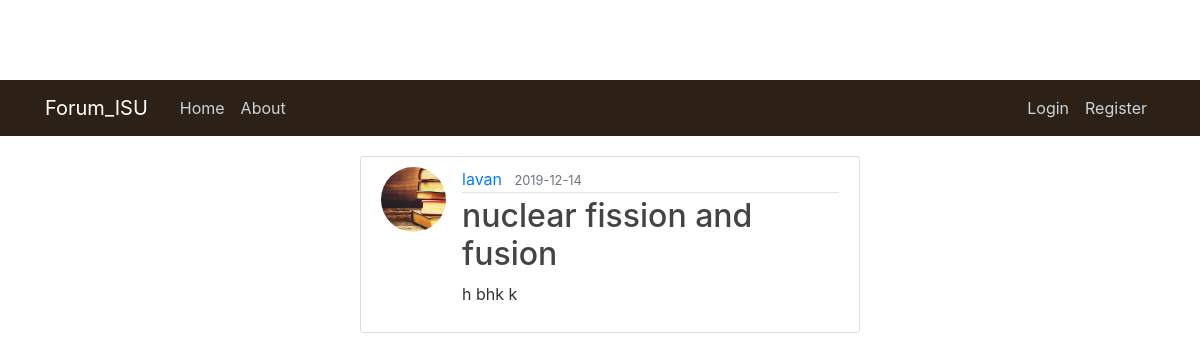
/post/1, run on an earlier commit of the app's database.
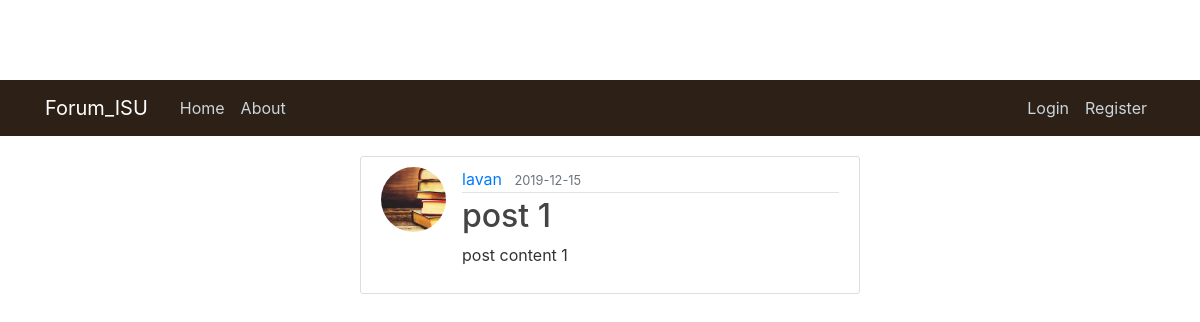
And on a later commit of the database.
### forum_isu/models.py (models this page shows, shortened)
class User(db.Model, UserMixin):
    id         = db.Column(db.Integer, primary_key=True)
    username   = db.Column(db.String(20), unique=True, nullable=False)
    email      = db.Column(db.String(120), unique=True, nullable=False)
    image_file = db.Column(db.String(20), nullable=False, default='default.jpg')
    password   = db.Column(db.String(60), nullable=False)
    posts       = db.relationship('Post', backref='author', lazy=True)

class Post(db.Model):
    id = db.Column(db.Integer, primary_key=True)
    title = db.Column(db.String(100), nullable=False)
    date_posted = db.Column(db.DateTime, nullable=False, default=datetime.utcnow)
    content = db.Column(db.Text, nullable=False)
    picture = db.Column(db.String(20), nullable=False, default='default.jpg')
    user_id = db.Column(db.Integer, db.ForeignKey('user.id'), nullable=False)
    comments = db.relationship('Comment', backref='article', lazy=True)

### forum_isu/routes.py (the view)
@app.route("/post/<int:post_id>", methods=['GET', 'POST'])
def post(post_id):
    post = Post.query.get_or_404(post_id)
    return render_template('post.html', title=post.title, post=post)

### forum_isu/templates/post.html (shortened to what this page needs)
{% extends "layout.html" %}
{% block content %}
  <article class="media content-section">
    <img class="rounded-circle article-img" src="{{ url_for('static', filename='profile_pics/' + post.author.image_file) }}">
    <div class="media-body">
      <div class="article-metadata">
        <a class="mr-2" href="url_for('profile') }}">{{ post.author.username }}</a>
        <small class="text-muted">{{ post.date_posted.strftime('%Y-%m-%d') }}</small>
      </div>
      <h2 class="article-title">{{ post.title }}</h2>
      <p class="article-content">{{ post.content }}</p>
    </div>
  </article>
{% endblock content %}

### forum_isu/templates/layout.html (shortened to what this page needs)
<!DOCTYPE html>
<html lang="en" dir="ltr">
  <head>
    <link rel="stylesheet" href="https://stackpath.bootstrapcdn.com/bootstrap/4.3.1/css/bootstrap.min.css">
    <link rel="stylesheet" type="text/css" href="../../static/main.css">
  </head>
  <body>
  <header class="site-header">
    <nav class="navbar navbar-expand-md navbar-dark bg-steel ">
      <div class="container">
        <a class="navbar-brand mr-4" href="/"> Forum_ISU </a>
        <div class="collapse navbar-collapse" id="navbarToggle">
          <div class="navbar-nav mr-auto">
            <a class="nav-item nav-link" href="/">Home</a>
            <a class="nav-item nav-link" href="/about">About</a>
          </div>
          <div class="navbar-nav">
            {% if current_user.is_authenticated %}
            <a class="nav-item nav-link" href="/my_posts"> My Posts </a>
            <a class="nav-item nav-link" href="/my_account"> My Account </a>
            <a class="nav-item nav-link" href="/logout"> logout </a>
            {% else %}
            <a class="nav-item nav-link" href="/login">Login</a>
            <a class="nav-item nav-link" href="/register">Register</a>
            {% endif %}
          </div>
        </div>
      </div>
    </nav>
  </header>
      <div class="container">
        <main role="main" class="container">
    <div class="row">
      <div class="col-md-8">
          {% block content %}{% endblock %}
      </div>
    </div>
  </main>
      </div>
  </body>
</html>

### forum_isu/static/main.css (style rules this page uses)
body { background-image: url("https://www.desktopbackground.org/p/2011/01/23/146299_sanderson-home-wallpapers-maycott-addison-plain-collection_800x800_h.jpg"); color: #333333; margin-top: 5rem; }
h1, h2, h3, h4, h5, h6 { color: #444444; }
.bg-steel { background-color: #2d2017; }
.site-header .navbar-nav .nav-link { color: #cbd5db; }
.content-section { background: #ffffff; padding: 10px 20px; border: 1px solid #dddddd; border-radius: 3px; margin-top:20px; margin-left: 300px; width:500px; }
.article-title { color: #444444; }
.article-content { white-space: pre-line; }
.article-img { height: 65px; width: 65px; margin-right: 16px; }
.article-metadata { padding-bottom: 1px; margin-bottom: 4px; border-bottom: 1px solid #e3e3e3 }

What changed in the data, as far as the page shows it:
changed Post: date_posted "2019-12-14" → "2019-12-15"; title "nuclear fission and fusion" → "post 1"; content "h bhk k" → "post content 1"
